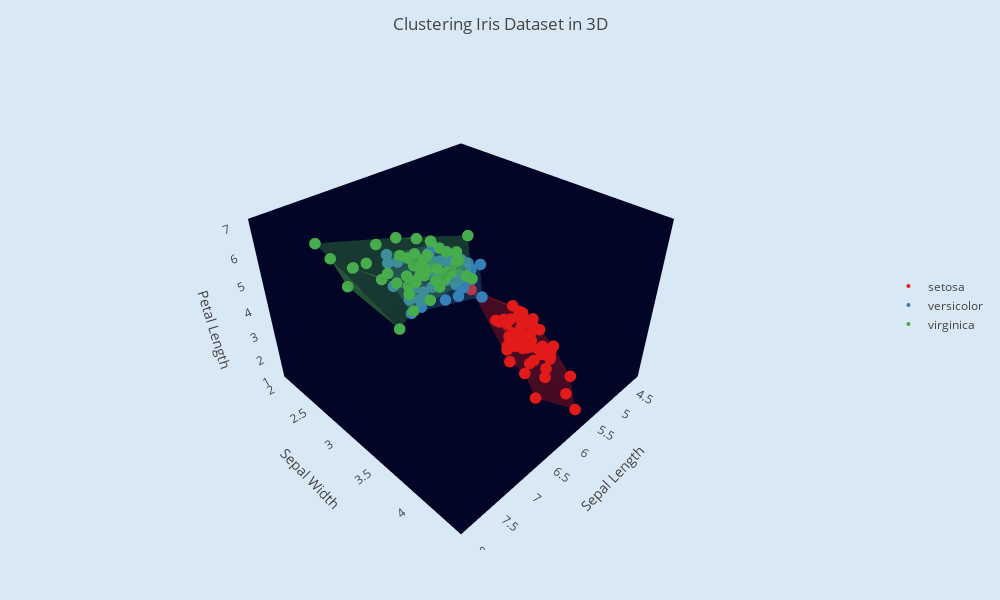

The code cell stored with this chart in its notebook:
### Markdown cell above
***
Perfect. So let's extend our knowledge a tiny bit further. By further, I mean creating a 3D visualization. This one is a little out there in terms of coding it up, but again I did the best I could explaining away some of the ambiguity that would otherwise entail. So, I would say look at the Plotly documentation for more 3D examples. This is probably not the most efficent way. But, maybe you will pick up on a pattern.

### Code cell
# names of the species
nms = unique(iris[:Species])
    colors = [RGB(0.89, 0.1, 0.1), RGB(0.21, 0.50, 0.72), RGB(0.28, 0.68, 0.3)]
    
    #traces = PlotlyJS.GenericTrace[]
    data = GenericTrace[]
    
    # for loop to help us create the 3D scatterplot AND the clustering mesh
    for (i, nm) in enumerate(nms)
        df = iris[iris[:Species] .== nm, :]
        x=df[:SepalLength]
        y=df[:SepalWidth]
        z=df[:PetalLength]
        
        # 3D scatterplot
        trace = scatter3d(;name=nm, mode="markers",
                           marker_size=4, marker_color=colors[i], marker_line_width=0, text=df[:Species],
                           x=x, y=y, z=z)
        push!(data, trace)
        
        # Clustering mesh
        cluster = mesh3d(;color=colors[i], opacity=0.3, x=x, y=y, z=z, text=df[:Species])
        push!(data, cluster)
    
# Dont forget to end your for loop !!    
end

# Just like before, this is our theme. 
# Only difference is we colored the background, created labels, and defined a size
layout = Layout(;:paper_bgcolor => "rgb(217, 232, 245)",
                                     :plot_bgcolor => "rgb(217, 232, 245)",
    width=1000, height=600, autosize=false, title="Clustering Iris Dataset in 3D", 
     legend_y=0.5, legend_yref="paper", hovermode="closest",
                     legend=attr(size=30,
                                 color="grey"),
                    scene=attr(xaxis=attr(gridcolor="rgb(3, 5,38)",
                                          zerolinecolor="rgb(255, 255, 255)",
                                          showbackground=true,
                                          backgroundcolor="rgb(3, 5,38)",
                                          title="Sepal Length"),
                               yaxis=attr(gridcolor="rgb(3, 5,38)",
                                           zerolinecolor="rgb(255, 255, 255)",
                                           showbackground=true,
                                           backgroundcolor="rgb(3, 5,38)",
                                           title="Sepal Width"),
                               zaxis=attr(gridcolor="rgb(3, 5,38)",
                                           zerolinecolor="rgb(205, 222,230)",
                                           showbackground=true,
                                           backgroundcolor="rgb(3, 5,38)",
                                           title="Petal Length"),
                               aspectratio=attr(x=1, y=1, z=0.7),
                               aspectmode = "manual"))
# Don't forget to call plot AND layout since we defined them separately here
plot(data, layout)

### Figure 1 — Plotly figure (JSON) as saved in the notebook; plotly's stock layout.template omitted (floating-point values rounded to 4 significant figures)
{"data": [{"text": ["setosa", "setosa", "setosa", "setosa", "setosa", "setosa", "setosa", "setosa", "setosa", "setosa", "setosa", "setosa", "setosa", "setosa", "setosa", "setosa", "setosa", "setosa", "setosa", "setosa", "setosa", "setosa", "setosa", "setosa", "setosa", "setosa", "setosa", "setosa", "setosa", "setosa", "setosa", "setosa", "setosa", "setosa", "setosa", "setosa", "setosa", "setosa", "setosa", "setosa", "setosa", "setosa", "setosa", "setosa", "setosa", "setosa", "setosa", "setosa", "setosa", "setosa"], "y": [3.5, 3.0, 3.2, 3.1, 3.6, 3.9, 3.4, 3.4, 2.9, 3.1, 3.7, 3.4, 3.0, 3.0, 4.0, 4.4, 3.9, 3.5, 3.8, 3.8, 3.4, 3.7, 3.6, 3.3, 3.4, 3.0, 3.4, 3.5, 3.4, 3.2, 3.1, 3.4, 4.1, 4.2, 3.1, 3.2, 3.5, 3.6, 3.0, 3.4, 3.5, 2.3, 3.2, 3.5, 3.8, 3.0, 3.8, 3.2, 3.7, 3.3], "name": "setosa", "type": "scatter3d", "z": [1.4, 1.4, 1.3, 1.5, 1.4, 1.7, 1.4, 1.5, 1.4, 1.5, 1.5, 1.6, 1.4, 1.1, 1.2, 1.5, 1.3, 1.4, 1.7, 1.5, 1.7, 1.5, 1.0, 1.7, 1.9, 1.6, 1.6, 1.5, 1.4, 1.6, 1.6, 1.5, 1.5, 1.4, 1.5, 1.2, 1.3, 1.4, 1.3, 1.5, 1.3, 1.3, 1.3, 1.6, 1.9, 1.4, 1.6, 1.4, 1.5, 1.4], "x": [5.1, 4.9, 4.7, 4.6, 5.0, 5.4, 4.6, 5.0, 4.4, 4.9, 5.4, 4.8, 4.8, 4.3, 5.8, 5.7, 5.4, 5.1, 5.7, 5.1, 5.4, 5.1, 4.6, 5.1, 4.8, 5.0, 5.0, 5.2, 5.2, 4.7, 4.8, 5.4, 5.2, 5.5, 4.9, 5.0, 5.5, 4.9, 4.4, 5.1, 5.0, 4.5, 4.4, 5.0, 5.1, 4.8, 5.1, 4.6, 5.3, 5.0], "mode": "markers", "marker": {"line": {"width": 0}, "size": 4, "color": "#E31A1A"}}, {"opacity": 0.3, "y": [3.5, 3.0, 3.2, 3.1, 3.6, 3.9, 3.4, 3.4, 2.9, 3.1, 3.7, 3.4, 3.0, 3.0, 4.0, 4.4, 3.9, 3.5, 3.8, 3.8, 3.4, 3.7, 3.6, 3.3, 3.4, 3.0, 3.4, 3.5, 3.4, 3.2, 3.1, 3.4, 4.1, 4.2, 3.1, 3.2, 3.5, 3.6, 3.0, 3.4, 3.5, 2.3, 3.2, 3.5, 3.8, 3.0, 3.8, 3.2, 3.7, 3.3], "text": ["setosa", "setosa", "setosa", "setosa", "setosa", "setosa", "setosa", "setosa", "setosa", "setosa", "setosa", "setosa", "setosa", "setosa", "setosa", "setosa", "setosa", "setosa", "setosa", "setosa", "setosa", "setosa", "setosa", "setosa", "setosa", "setosa", "setosa", "setosa", "setosa", "setosa", "setosa", "setosa", "setosa", "setosa", "setosa", "setosa", "setosa", "setosa", "setosa", "setosa", "setosa", "setosa", "setosa", "setosa", "setosa", "setosa", "setosa", "setosa", "setosa", "setosa"], "type": "mesh3d", "z": [1.4, 1.4, 1.3, 1.5, 1.4, 1.7, 1.4, 1.5, 1.4, 1.5, 1.5, 1.6, 1.4, 1.1, 1.2, 1.5, 1.3, 1.4, 1.7, 1.5, 1.7, 1.5, 1.0, 1.7, 1.9, 1.6, 1.6, 1.5, 1.4, 1.6, 1.6, 1.5, 1.5, 1.4, 1.5, 1.2, 1.3, 1.4, 1.3, 1.5, 1.3, 1.3, 1.3, 1.6, 1.9, 1.4, 1.6, 1.4, 1.5, 1.4], "x": [5.1, 4.9, 4.7, 4.6, 5.0, 5.4, 4.6, 5.0, 4.4, 4.9, 5.4, 4.8, 4.8, 4.3, 5.8, 5.7, 5.4, 5.1, 5.7, 5.1, 5.4, 5.1, 4.6, 5.1, 4.8, 5.0, 5.0, 5.2, 5.2, 4.7, 4.8, 5.4, 5.2, 5.5, 4.9, 5.0, 5.5, 4.9, 4.4, 5.1, 5.0, 4.5, 4.4, 5.0, 5.1, 4.8, 5.1, 4.6, 5.3, 5.0], "color": "#E31A1A"}, {"text": ["versicolor", "versicolor", "versicolor", "versicolor", "versicolor", "versicolor", "versicolor", "versicolor", "versicolor", "versicolor", "versicolor", "versicolor", "versicolor", "versicolor", "versicolor", "versicolor", "versicolor", "versicolor", "versicolor", "versicolor", "versicolor", "versicolor", "versicolor", "versicolor", "versicolor", "versicolor", "versicolor", "versicolor", "versicolor", "versicolor", "versicolor", "versicolor", "versicolor", "versicolor", "versicolor", "versicolor", "versicolor", "versicolor", "versicolor", "versicolor", "versicolor", "versicolor", "versicolor", "versicolor", "versicolor", "versicolor", "versicolor", "versicolor", "versicolor", "versicolor"], "y": [3.2, 3.2, 3.1, 2.3, 2.8, 2.8, 3.3, 2.4, 2.9, 2.7, 2.0, 3.0, 2.2, 2.9, 2.9, 3.1, 3.0, 2.7, 2.2, 2.5, 3.2, 2.8, 2.5, 2.8, 2.9, 3.0, 2.8, 3.0, 2.9, 2.6, 2.4, 2.4, 2.7, 2.7, 3.0, 3.4, 3.1, 2.3, 3.0, 2.5, 2.6, 3.0, 2.6, 2.3, 2.7, 3.0, 2.9, 2.9, 2.5, 2.8], "name": "versicolor", "type": "scatter3d", "z": [4.7, 4.5, 4.9, 4.0, 4.6, 4.5, 4.7, 3.3, 4.6, 3.9, 3.5, 4.2, 4.0, 4.7, 3.6, 4.4, 4.5, 4.1, 4.5, 3.9, 4.8, 4.0, 4.9, 4.7, 4.3, 4.4, 4.8, 5.0, 4.5, 3.5, 3.8, 3.7, 3.9, 5.1, 4.5, 4.5, 4.7, 4.4, 4.1, 4.0, 4.4, 4.6, 4.0, 3.3, 4.2, 4.2, 4.2, 4.3, 3.0, 4.1], "x": [7.0, 6.4, 6.9, 5.5, 6.5, 5.7, 6.3, 4.9, 6.6, 5.2, 5.0, 5.9, 6.0, 6.1, 5.6, 6.7, 5.6, 5.8, 6.2, 5.6, 5.9, 6.1, 6.3, 6.1, 6.4, 6.6, 6.8, 6.7, 6.0, 5.7, 5.5, 5.5, 5.8, 6.0, 5.4, 6.0, 6.7, 6.3, 5.6, 5.5, 5.5, 6.1, 5.8, 5.0, 5.6, 5.7, 5.7, 6.2, 5.1, 5.7], "mode": "markers", "marker": {"line": {"width": 0}, "size": 4, "color": "#3680B8"}}, {"opacity": 0.3, "y": [3.2, 3.2, 3.1, 2.3, 2.8, 2.8, 3.3, 2.4, 2.9, 2.7, 2.0, 3.0, 2.2, 2.9, 2.9, 3.1, 3.0, 2.7, 2.2, 2.5, 3.2, 2.8, 2.5, 2.8, 2.9, 3.0, 2.8, 3.0, 2.9, 2.6, 2.4, 2.4, 2.7, 2.7, 3.0, 3.4, 3.1, 2.3, 3.0, 2.5, 2.6, 3.0, 2.6, 2.3, 2.7, 3.0, 2.9, 2.9, 2.5, 2.8], "text": ["versicolor", "versicolor", "versicolor", "versicolor", "versicolor", "versicolor", "versicolor", "versicolor", "versicolor", "versicolor", "versicolor", "versicolor", "versicolor", "versicolor", "versicolor", "versicolor", "versicolor", "versicolor", "versicolor", "versicolor", "versicolor", "versicolor", "versicolor", "versicolor", "versicolor", "versicolor", "versicolor", "versicolor", "versicolor", "versicolor", "versicolor", "versicolor", "versicolor", "versicolor", "versicolor", "versicolor", "versicolor", "versicolor", "versicolor", "versicolor", "versicolor", "versicolor", "versicolor", "versicolor", "versicolor", "versicolor", "versicolor", "versicolor", "versicolor", "versicolor"], "type": "mesh3d", "z": [4.7, 4.5, 4.9, 4.0, 4.6, 4.5, 4.7, 3.3, 4.6, 3.9, 3.5, 4.2, 4.0, 4.7, 3.6, 4.4, 4.5, 4.1, 4.5, 3.9, 4.8, 4.0, 4.9, 4.7, 4.3, 4.4, 4.8, 5.0, 4.5, 3.5, 3.8, 3.7, 3.9, 5.1, 4.5, 4.5, 4.7, 4.4, 4.1, 4.0, 4.4, 4.6, 4.0, 3.3, 4.2, 4.2, 4.2, 4.3, 3.0, 4.1], "x": [7.0, 6.4, 6.9, 5.5, 6.5, 5.7, 6.3, 4.9, 6.6, 5.2, 5.0, 5.9, 6.0, 6.1, 5.6, 6.7, 5.6, 5.8, 6.2, 5.6, 5.9, 6.1, 6.3, 6.1, 6.4, 6.6, 6.8, 6.7, 6.0, 5.7, 5.5, 5.5, 5.8, 6.0, 5.4, 6.0, 6.7, 6.3, 5.6, 5.5, 5.5, 6.1, 5.8, 5.0, 5.6, 5.7, 5.7, 6.2, 5.1, 5.7], "color": "#3680B8"}, {"text": ["virginica", "virginica", "virginica", "virginica", "virginica", "virginica", "virginica", "virginica", "virginica", "virginica", "virginica", "virginica", "virginica", "virginica", "virginica", "virginica", "virginica", "virginica", "virginica", "virginica", "virginica", "virginica", "virginica", "virginica", "virginica", "virginica", "virginica", "virginica", "virginica", "virginica", "virginica", "virginica", "virginica", "virginica", "virginica", "virginica", "virginica", "virginica", "virginica", "virginica", "virginica", "virginica", "virginica", "virginica", "virginica", "virginica", "virginica", "virginica", "virginica", "virginica"], "y": [3.3, 2.7, 3.0, 2.9, 3.0, 3.0, 2.5, 2.9, 2.5, 3.6, 3.2, 2.7, 3.0, 2.5, 2.8, 3.2, 3.0, 3.8, 2.6, 2.2, 3.2, 2.8, 2.8, 2.7, 3.3, 3.2, 2.8, 3.0, 2.8, 3.0, 2.8, 3.8, 2.8, 2.8, 2.6, 3.0, 3.4, 3.1, 3.0, 3.1, 3.1, 3.1, 2.7, 3.2, 3.3, 3.0, 2.5, 3.0, 3.4, 3.0], "name": "virginica", "type": "scatter3d", "z": [6.0, 5.1, 5.9, 5.6, 5.8, 6.6, 4.5, 6.3, 5.8, 6.1, 5.1, 5.3, 5.5, 5.0, 5.1, 5.3, 5.5, 6.7, 6.9, 5.0, 5.7, 4.9, 6.7, 4.9, 5.7, 6.0, 4.8, 4.9, 5.6, 5.8, 6.1, 6.4, 5.6, 5.1, 5.6, 6.1, 5.6, 5.5, 4.8, 5.4, 5.6, 5.1, 5.1, 5.9, 5.7, 5.2, 5.0, 5.2, 5.4, 5.1], "x": [6.3, 5.8, 7.1, 6.3, 6.5, 7.6, 4.9, 7.3, 6.7, 7.2, 6.5, 6.4, 6.8, 5.7, 5.8, 6.4, 6.5, 7.7, 7.7, 6.0, 6.9, 5.6, 7.7, 6.3, 6.7, 7.2, 6.2, 6.1, 6.4, 7.2, 7.4, 7.9, 6.4, 6.3, 6.1, 7.7, 6.3, 6.4, 6.0, 6.9, 6.7, 6.9, 5.8, 6.8, 6.7, 6.7, 6.3, 6.5, 6.2, 5.9], "mode": "markers", "marker": {"line": {"width": 0}, "size": 4, "color": "#47AD4C"}}, {"opacity": 0.3, "y": [3.3, 2.7, 3.0, 2.9, 3.0, 3.0, 2.5, 2.9, 2.5, 3.6, 3.2, 2.7, 3.0, 2.5, 2.8, 3.2, 3.0, 3.8, 2.6, 2.2, 3.2, 2.8, 2.8, 2.7, 3.3, 3.2, 2.8, 3.0, 2.8, 3.0, 2.8, 3.8, 2.8, 2.8, 2.6, 3.0, 3.4, 3.1, 3.0, 3.1, 3.1, 3.1, 2.7, 3.2, 3.3, 3.0, 2.5, 3.0, 3.4, 3.0], "text": ["virginica", "virginica", "virginica", "virginica", "virginica", "virginica", "virginica", "virginica", "virginica", "virginica", "virginica", "virginica", "virginica", "virginica", "virginica", "virginica", "virginica", "virginica", "virginica", "virginica", "virginica", "virginica", "virginica", "virginica", "virginica", "virginica", "virginica", "virginica", "virginica", "virginica", "virginica", "virginica", "virginica", "virginica", "virginica", "virginica", "virginica", "virginica", "virginica", "virginica", "virginica", "virginica", "virginica", "virginica", "virginica", "virginica", "virginica", "virginica", "virginica", "virginica"], "type": "mesh3d", "z": [6.0, 5.1, 5.9, 5.6, 5.8, 6.6, 4.5, 6.3, 5.8, 6.1, 5.1, 5.3, 5.5, 5.0, 5.1, 5.3, 5.5, 6.7, 6.9, 5.0, 5.7, 4.9, 6.7, 4.9, 5.7, 6.0, 4.8, 4.9, 5.6, 5.8, 6.1, 6.4, 5.6, 5.1, 5.6, 6.1, 5.6, 5.5, 4.8, 5.4, 5.6, 5.1, 5.1, 5.9, 5.7, 5.2, 5.0, 5.2, 5.4, 5.1], "x": [6.3, 5.8, 7.1, 6.3, 6.5, 7.6, 4.9, 7.3, 6.7, 7.2, 6.5, 6.4, 6.8, 5.7, 5.8, 6.4, 6.5, 7.7, 7.7, 6.0, 6.9, 5.6, 7.7, 6.3, 6.7, 7.2, 6.2, 6.1, 6.4, 7.2, 7.4, 7.9, 6.4, 6.3, 6.1, 7.7, 6.3, 6.4, 6.0, 6.9, 6.7, 6.9, 5.8, 6.8, 6.7, 6.7, 6.3, 6.5, 6.2, 5.9], "color": "#47AD4C"}], "layout": {"width": 1000, "hovermode": "closest", "scene": {"yaxis": {"backgroundcolor": "rgb(3, 5,38)", "zerolinecolor": "rgb(255, 255, 255)", "showbackground": true, "title": "Sepal Width", "gridcolor": "rgb(3, 5,38)"}, "aspectmode": "manual", "xaxis": {"backgroundcolor": "rgb(3, 5,38)", "zerolinecolor": "rgb(255, 255, 255)", "showbackground": true, "title": "Sepal Length", "gridcolor": "rgb(3, 5,38)"}, "aspectratio": {"y": 1, "z": 0.7, "x": 1}, "zaxis": {"backgroundcolor": "rgb(3, 5,38)", "zerolinecolor": "rgb(205, 222,230)", "showbackground": true, "title": "Petal Length", "gridcolor": "rgb(3, 5,38)"}}, "legend": {"y": 0.5, "size": 30, "yref": "paper", "color": "grey"}, "plot_bgcolor": "rgb(217, 232, 245)", "paper_bgcolor": "rgb(217, 232, 245)", "autosize": false, "title": "Clustering Iris Dataset in 3D", "margin": {"r": 50, "l": 50, "b": 50, "t": 60}, "height": 600}}
